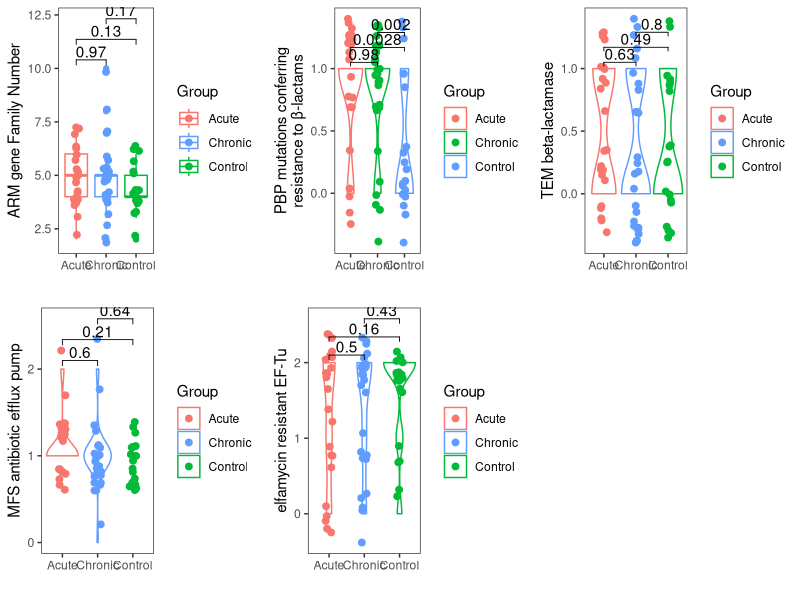

Recreate this plot in R. (Note: this script raises an error after producing the figure.)

mydata<-read.table("ARO.input.txt",header = T,sep="\t",check.names = F)

comparelist<-list(c("Acute", "Chronic"), 
                  c("Acute", "Control"), c("Chronic", "Control"))


cols <- c("Acute" = "#f8766d", "Chronic" = "#619cff", "Control" = "#00ba38")


library(ggplot2)
library(ggpubr)
p0<-ggplot(mydata,aes(x = Group, y = `ARM gene Family Number`,color=Group)) + 
         geom_boxplot()+
        geom_point(position=position_jitter(0.1),size=2,aes(color=Group))+
  stat_compare_means(comparisons=comparelist)+xlab("")+theme_bw()+
  theme(panel.grid.major = element_blank(),
        panel.grid.minor = element_blank())+scale_color_manual(values=cols)


#######output all ##################

#1)APH(3'')	
#2)APH(6)	
#3)OXA beta-lactamase	
#4)Penicillin-binding protein mutations conferring resistance to beta-lactam antibiotics	
#5)TEM beta-lactamase	
#6)elfamycin resistant EF-Tu	
#7)glycopeptide resistance gene cluster	
#8)major facilitator superfamily (MFS) antibiotic efflux pump	
#9)multidrug and toxic compound extrusion (MATE) transporter	
#10)sulfonamide resistant sul	
#11)tetracycline-resistant ribosomal protection protein


p1<-ggplot(mydata,aes(x = Group, 
                      y = `APH(3)`,color=Group)) + 
  geom_violin()+
  geom_point(position=position_jitter(0.1),size=2,aes(color=Group))+
  stat_compare_means(comparisons=comparelist)+xlab("")+theme_bw()+
  theme(panel.grid.major = element_blank(),
        panel.grid.minor = element_blank())+
  scale_color_manual(values=cols)

p2<-ggplot(mydata,aes(x = Group, 
                      y = `APH(6)`,color=Group)) + 
  geom_violin()+
  geom_point(position=position_jitter(0.1),size=2,aes(color=Group))+
  stat_compare_means(comparisons=comparelist)+xlab("")+theme_bw()+
  theme(panel.grid.major = element_blank(),
        panel.grid.minor = element_blank())+
  scale_color_manual(values=cols)

p3<-ggplot(mydata,aes(x = Group, 
                      y = `OXA beta-lactamase`,color=Group)) + 
  geom_violin()+
  geom_point(position=position_jitter(0.1),size=2,aes(color=Group))+
  stat_compare_means(comparisons=comparelist)+xlab("")+theme_bw()+
  theme(panel.grid.major = element_blank(),
        panel.grid.minor = element_blank())+
  scale_color_manual(values=cols)


p4<-ggplot(mydata,aes(x = Group, 
                  y = `Penicillin-binding protein mutations conferring resistance to beta-lactam antibiotics`,color=Group)) + 
  geom_violin()+
  geom_point(position=position_jitter(0.1),size=2,aes(color=Group))+
  stat_compare_means(comparisons=comparelist)+xlab("")+theme_bw()+
  theme(panel.grid.major = element_blank(),
        panel.grid.minor = element_blank())+
  labs(y="PBP mutations conferring\nresistance to β-lactams")
  scale_color_manual(values=cols)


p5<-ggplot(mydata,aes(x = Group, 
                  y = `TEM beta-lactamase`,color=Group)) + 
  geom_violin()+
  geom_point(position=position_jitter(0.1),size=2,aes(color=Group))+
  stat_compare_means(comparisons=comparelist)+xlab("")+theme_bw()+
  theme(panel.grid.major = element_blank(),
        panel.grid.minor = element_blank())+
  scale_color_manual(values=cols)


p6<-ggplot(mydata,aes(x = Group, 
                  y = `elfamycin resistant EF-Tu`,color=Group)) + 
  geom_violin()+
  geom_point(position=position_jitter(0.1),size=2,aes(color=Group))+
  stat_compare_means(comparisons=comparelist)+xlab("")+theme_bw()+
  theme(panel.grid.major = element_blank(),
        panel.grid.minor = element_blank())+
  scale_color_manual(values=cols)


p8<-ggplot(mydata,aes(x = Group, 
                      y = `major facilitator superfamily (MFS) antibiotic efflux pump`,color=Group)) + 
  geom_violin()+
  geom_point(position=position_jitter(0.1),size=2,aes(color=Group))+
  stat_compare_means(comparisons=comparelist)+xlab("")+theme_bw()+
  theme(panel.grid.major = element_blank(),
        panel.grid.minor = element_blank())+
  labs(y="MFS antibiotic efflux pump")+
  scale_color_manual(values=cols)


library(gridExtra)
#grid.arrange(p1,p2,p3,p5,p6,nrow=2)
#grid.arrange(p0,p4,p8,nrow=1)
grid.arrange(p0,p4,p5,p8,p6,nrow=2)


####################not used for Drug class in version 1 ######################

#1)
ggplot(mydata,aes(x = Group, y = `aminoglycoside antibiotic`,color=Group)) + 
  geom_boxplot()+
  geom_point(position=position_jitter(0.1),size=2,aes(color=Group))+
  stat_compare_means(comparisons=comparelist)+xlab("")+theme_bw()+
  theme(panel.grid.major = element_blank(),
        panel.grid.minor = element_blank())+
  scale_color_manual(values=cols)
#2)
ggplot(mydata,aes(x = Group, y = `cephalosporin`,color=Group)) + 
  geom_boxplot()+
  geom_point(position=position_jitter(0.1),size=2,aes(color=Group))+
  stat_compare_means(comparisons=comparelist)+xlab("")+theme_bw()+
  theme(panel.grid.major = element_blank(),
        panel.grid.minor = element_blank())+
  scale_color_manual(values=cols)

#3)elfamycin antibiotic
ggplot(mydata,aes(x = Group, y = `elfamycin antibiotic`,color=Group)) + 
  geom_boxplot()+
  geom_point(position=position_jitter(0.1),size=2,aes(color=Group))+
  stat_compare_means(comparisons=comparelist)+xlab("")+theme_bw()+
  theme(panel.grid.major = element_blank(),
        panel.grid.minor = element_blank())+
  scale_color_manual(values=cols)

#4)monobactam
ggplot(mydata,aes(x = Group, y = `monobactam`,color=Group)) + 
  geom_boxplot()+
  geom_point(position=position_jitter(0.1),size=2,aes(color=Group))+
  stat_compare_means(comparisons=comparelist)+xlab("")+theme_bw()+
  theme(panel.grid.major = element_blank(),
        panel.grid.minor = element_blank())+
  scale_color_manual(values=cols)


